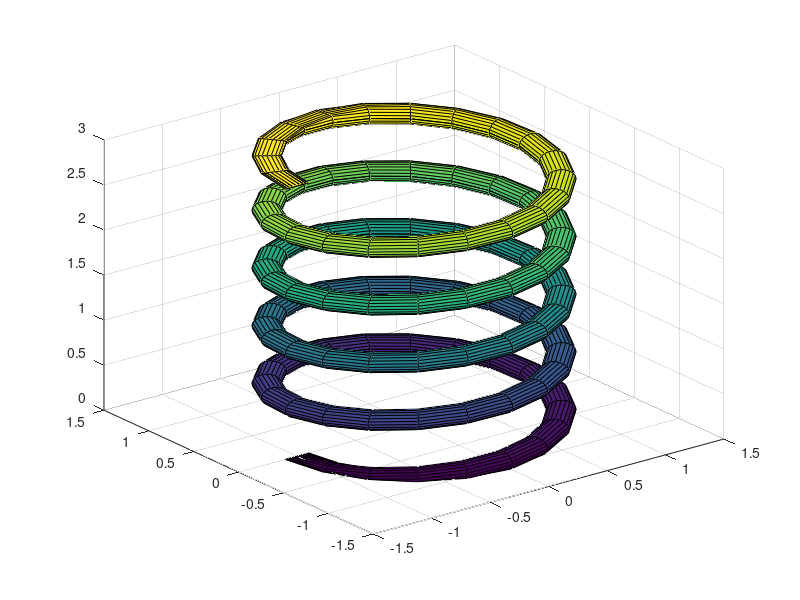

Recreate this plot in MATLAB.
% *************************************************************************
%
%   function [X, Y, Z] = GetSpringSurface(N, M, L, R, r, n) 
%   function [X, Y, Z] = GetSpringSurface() 
% 
%  Generates three (N+1)-by-(M+1) matrices such that SURF(X, Y, Z) produces
%  a spring coil. 
%
% Input:  - N [20] subdevision around the coil
%         - M [100] subdevision along the coil
%         - L [3] length of the spring
%         - R [1] radius of the coil
%         - r [0.1] radius of the wire
%         - n [5] number of  windings (must be an odd number)
% 
%
% Output: - faces 'f', vertices 'v', and color values 'c' as used in the
%           'patch' function
%
% Created by C. David Remy on 03/14/2011
% MATLAB 2010a
%
% Documentation:
%  'A MATLAB Framework For Gait Creation', 2011, C. David Remy (1), Keith
%  Buffinton (2), and Roland Siegwart (1),  International Conference on
%  Intelligent Robots and Systems, September 25-30, San Francisco, USA 
%
% (1) Autonomous Systems Lab, Institute of Robotics and Intelligent Systems, 
%     Swiss Federal Institute of Technology (ETHZ) 
%     Tannenstr. 3 / CLA-E-32.1
%     8092 Zurich, Switzerland  
%     cremy@ethz.ch; rsiegwart@ethz.ch
%
% (2) Department of Mechanical Engineering, 
%     Bucknell University
%     701 Moore Avenue
%     Lewisburg, PA-17837, USA
%     buffintk@bucknell.edu
%
%   See also OUTPUTCLASS, PATCH.
%
function [xOUT, yOUT, zOUT] = GetSpringSurface(varargin)
    % Check if input was provided
    if nargin<6
        N = 20;
        M = 100;
        L = 3;
        R = 1;
        r = 0.1;
        n = 5;
    else
        N = varargin{1};
        M = varargin{2};
        L = varargin{3};
        R = varargin{4};
        r = varargin{5};
        n = varargin{6};
    end

    % -pi <= theta <= pi is a row vector.
    % -pi <= phi <= pi is a column vector.
    theta = (-M:2:M)/M*pi*n;  % coil rotation
    phi   = (-N:2:N)'/N*pi;   % wire rotation
    l = (0:1:M)/M*(L+2*r)-r;    % along the coil-axis
    sinphi = sin(phi); sinphi(1) =  0; sinphi(N+1) =  0;
    cosphi = cos(phi); cosphi(1) = -1; cosphi(N+1) = -1;
    sintheta = sin(theta); sintheta(1)   =  0; sintheta(M+1) =  0;
    costheta = cos(theta); costheta(1)   = -1; costheta(M+1) = -1;
    
    x = cosphi*costheta*r+ones(N+1,1)*costheta*R;
    y = cosphi*sintheta*r+ones(N+1,1)*sintheta*R;
    z = sinphi*ones(1,M+1)*r + ones(N+1,1)*l;
    z = min(z,L);
    z = max(z,0);
    
    if nargout == 0
        surf(x, y, z)
    else
        xOUT = x; yOUT = y; zOUT = z;
    end
end
% *************************************************************************
% *************************************************************************
